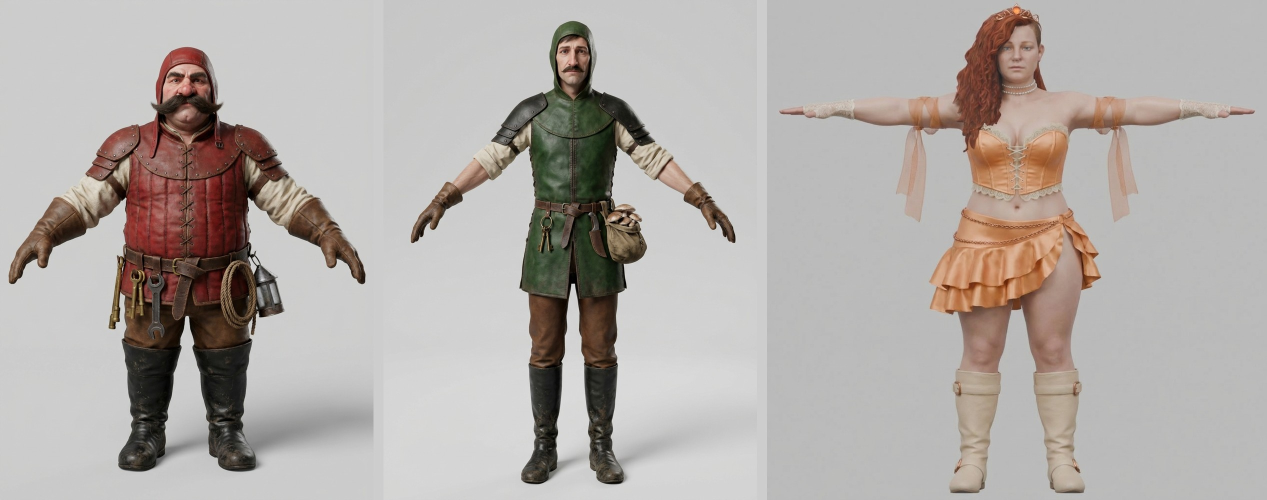
#> input picture art/phobos/pics/sheet.jpg, 2534 x 1000 px (shown at 1/2 size)
$ python -i cut_sheets.py   (imports and definitions only)
#> lines starting #> are read from the running program, lines starting #| are printed output that depends on the picture; after the words box and inside, x2 and y2 are one past the last pixel; in counts of white or black regions, pixels touching at a corner belong together
#> further down, picture is the input picture: shape (1000, 2534, 3); mean B, G, R 167, 170.9, 177
"""Cut the owner's generated sheets into single textures, each measured on its own.

Tile sheets: find the gutter between the tiles from the sheet's own brightness, then slide each edge a little either way
until the opposite edges match best, since that's where the tile wraps. Banner and window sheets: find each piece by what
isn't black, and turn the black around it into alpha.

Usage: python cut_sheets.py ATTACHED_DIR F_TEXTURES_DIR OUT_DIR
"""
import json
import os
import sys

import numpy as np
from PIL import Image, ImageFilter

# The attached images, by number: which is which, in the order the owner sent them.
BANNERS = {1: 'tess_a', 2: 'tess_b', 3: 'tess_c', 4: 'tess_d', 5: 'vel_a', 6: 'vel_b', 7: 'vel_c', 8: 'vel_d'}
WINDOWS = {9: 'glass_a', 10: 'glass_b', 11: 'glass_c', 12: 'glass_d', 13: 'glass_e'}
WOOD = {14: 'lacquer_a', 15: 'lacquer_b', 16: 'lacquer_c'}
ROSE = 17
# On the F: drive, 2 x 2 unless it says otherwise.
TILES = {f'Catacombs Seamless Tiles {i}': f'cata_{i}' for i in range(1, 9)}
# [4 lines not run here, left out]
PANELS = {f'Catacombs Seamless Tiles Vertical Breakup {i}': f'panel_{i}' for i in range(1, 7)}


def lum(a):
    return a @ np.array([0.2126, 0.7152, 0.0722])


# [65 lines left out: functions gutter, wrap_cost, best_edges, frame_in, cut_grid, not called in this run]


def alpha_of(rgb):
    """The black around a cut-out goes; black inside it stays. Flood from the sheet's edge through the near black."""
    h, w = rgb.shape[:2]
#> h = 1000; w = 2534
    dark = rgb.max(2) < 9
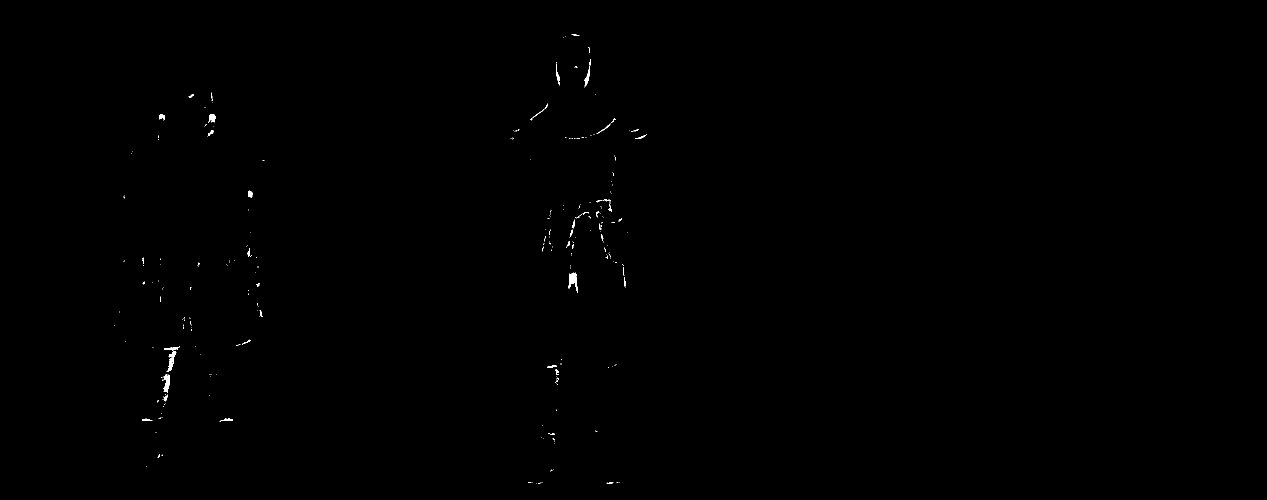
#> dark: shape (1000, 2534) bool (shown at 1/2 size); 0.14% white; 282 white regions (239 under 20 px), largest, box (x1, y1, x2, y2) and area: (1137, 545, 1156, 586) 351, (333, 702, 353, 744) 312, (327, 749, 340, 786) 296
    seen = np.zeros((h, w), bool)
    stack = [(y, x) for x in range(w) for y in (0, h - 1) if dark[y, x]] + [(y, x) for y in range(h) for x in (0, w - 1) if dark[y, x]]
#> stack = []
    while stack:
        y, x = stack.pop()
        if seen[y, x] or not dark[y, x]:
            continue
        seen[y, x] = True
        if y > 0: stack.append((y - 1, x))
        if y < h - 1: stack.append((y + 1, x))
        if x > 0: stack.append((y, x - 1))
        if x < w - 1: stack.append((y, x + 1))
#> this loop made 0 passes
#> seen: shape (1000, 2534) bool; every value is 0
    al = Image.fromarray((~seen * 255).astype(np.uint8)).filter(ImageFilter.MinFilter(3)).filter(ImageFilter.GaussianBlur(0.6))
#> al: PIL image 2534x1000 L; every value is 255
    return np.asarray(al)


# [75 lines left out: functions solid, pieces, main, not called in this run]


# [2 lines not run here, left out]

>>> import cv2
>>> picture = cv2.imread('../../art/phobos/pics/sheet.jpg')
>>> result = alpha_of(picture)
